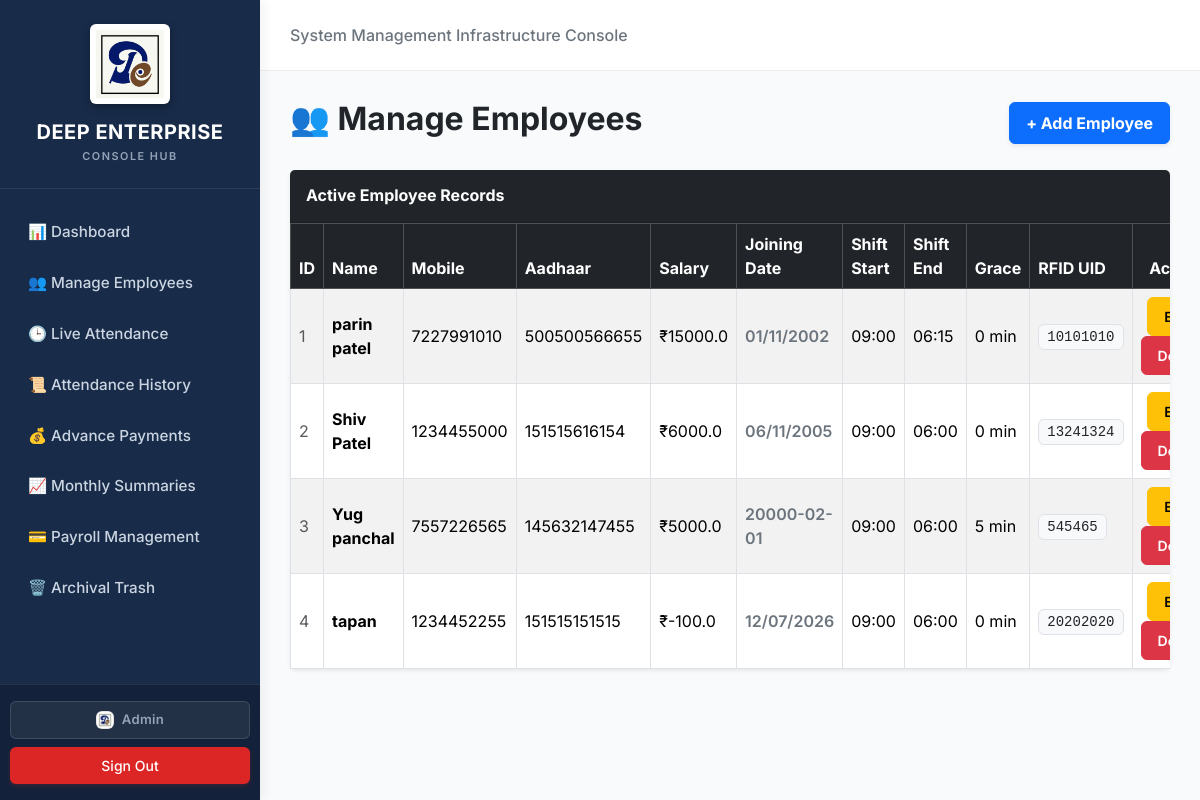
Page /employees (signed in) on the committed database.
### tables this page shows
CREATE TABLE employees(
    id INTEGER PRIMARY KEY AUTOINCREMENT,
    name TEXT NOT NULL,
    mobile TEXT,
    aadhaar TEXT,
    joining_date TEXT,
    monthly_salary REAL,
    shift_start TEXT,
    shift_end TEXT,
    grace_minutes INTEGER DEFAULT 15,
    rfid_uid TEXT,
    status TEXT DEFAULT 'Active',
    deleted_date TEXT
);

### app.py (the view)
@app.route("/employees")
def employees():
    if not session.get("logged_in"):
        return redirect("/login")
    conn = sqlite3.connect("database.db")
    cursor = conn.cursor()
    cursor.execute("SELECT * FROM employees WHERE status = 'Active'")
    employees = cursor.fetchall()
    conn.close()
    return render_template("employees.html", employees=employees)

### app.py (called while the page is built)
@app.template_filter('format_date')
def format_date_filter(value):
    if not value:
        return ""
    try:
        return datetime.strptime(value, "%Y-%m-%d").strftime("%d/%m/%Y")
    except:
        return value

### templates/employees.html (shortened to what this page needs)
{% extends 'base.html' %}
{% block content %}
<div class="d-flex justify-content-between align-items-center mb-4">
    <h2 class="fw-bold text-dark">👥 Manage Employees</h2>
    <a href="/add_employee" class="btn btn-primary fw-bold shadow-sm">+ Add Employee</a>
</div>
<div class="card shadow-sm border-0">
    <div class="card-header bg-dark text-white py-3">
        <h5 class="card-title mb-0 fs-6 fw-bold">Active Employee Records</h5>
    </div>
    <div class="card-body p-0">
        <div class="table-responsive">
            <table class="table table-bordered table-striped table-hover mb-0 align-middle">
                <thead class="table-dark">
                    <tr>
                        <th>ID</th>
                        <th>Name</th>
                        <th>Mobile</th>
                        <th>Aadhaar</th>
                        <th>Salary</th>
                        <th>Joining Date</th> <th>Shift Start</th>
                        <th>Shift End</th>
                        <th>Grace</th>
                        <th>RFID UID</th>
                        <th class="text-center">Actions</th>
                    </tr>
                </thead>
                <tbody>
                    {% for employee in employees %}
                    <tr>
                        <td class="text-muted">{{ employee[0] }}</td>
                        <td><strong>{{ employee[1] }}</strong></td>
                        <td>{{ employee[2] }}</td>
                        <td>{{ employee[3] }}</td>
                        <td>₹{{ employee[5] }}</td>
                        <td class="text-secondary fw-semibold">{{ employee[4] | format_date }}</td>
                        <td>{{ employee[6] }}</td>
                        <td>{{ employee[7] }}</td>
                        <td>{{ employee[8] }} min</td>
                        <td><code class="text-dark bg-light px-2 py-1 rounded border">{{ employee[9] }}</code></td>
                        <td class="text-center">
                            <a href="/edit_employee/{{ employee[0] }}" class="btn btn-warning btn-sm me-1 fw-semibold">Edit</a>
                            <a href="/delete_employee/{{ employee[0] }}" class="btn btn-danger btn-sm fw-semibold"
                               onclick="return confirm('Move employee to trash?');">Delete</a>
                        </td>
                    </tr>
                    {% else %}
                    <tr>
                        <td colspan="11" class="text-center text-muted py-5">
                            No active employee profiles found in the database.
                        </td>
                    </tr>
                    {% endfor %}
                </tbody>
            </table>
        </div>
    </div>
</div>
{% endblock %}

### templates/base.html (shortened to what this page needs)
<!DOCTYPE html>
<html lang="en">
<head>
    <link href="https://cdn.jsdelivr.net/npm/bootstrap@5.3.2/dist/css/bootstrap.min.css" rel="stylesheet">
</head>
<body>
    <div class="sidebar d-flex flex-column justify-content-between">
        <div class="sidebar-top">
            <div class="sidebar-brand d-flex flex-column align-items-center text-center">
                <img src="{{ url_for('static', filename='logo.jpeg') }}"
                     alt="DEEP ENTERPRISE Logo"
                     class="img-fluid rounded mb-3"
                     style="width: 80px; height: 80px; object-fit: contain; background: #ffffff; padding: 6px; box-shadow: 0 3px 8px rgba(0,0,0,0.3);">
                <div class="d-flex flex-column align-items-center">
                    <span class="fw-bold tracking-wide text-white m-0" style="font-size: 1.25rem; letter-spacing: 0.5px; line-height: 1.2;">DEEP ENTERPRISE</span>
                    <span class="fw-semibold text-uppercase mt-1" style="font-size: 0.68rem; letter-spacing: 1.5px; color: #94a3b8 !important;">Console Hub</span>
                </div>
            </div>
            <ul class="sidebar-menu">
                <li class="sidebar-item">
                    <a href="/" class="sidebar-link">📊 Dashboard</a>
                </li>
                <li class="sidebar-item">
                    <a href="/employees" class="sidebar-link">👥 Manage Employees</a>
                </li>
                <li class="sidebar-item">
                    <a href="/attendance" class="sidebar-link">🕒 Live Attendance</a>
                </li>
                <li class="sidebar-item">
                    <a href="/attendance_history" class="sidebar-link">📜 Attendance History</a>
                </li>
                <li class="sidebar-item">
                    <a href="/advances" class="sidebar-link">💰 Advance Payments</a>
                </li>
                <li class="sidebar-item">
                    <a href="/attendance_summary" class="sidebar-link">📈 Monthly Summaries</a>
                </li>
                <li class="sidebar-item">
                    <a href="/payroll" class="sidebar-link">💳 Payroll Management</a>
                </li>
                <li class="sidebar-item">
                    <a href="/trash" class="sidebar-link">🗑️ Archival Trash</a>
                </li>
            </ul>
        </div>
        <div class="sidebar-footer">
            <div class="d-flex flex-column gap-2" style="width: 100%;">
                <div class="admin-badge-interactive d-flex align-items-center justify-content-center gap-2 py-2" style="width: 100%; min-width: 0;">
                    <img src="{{ url_for('static', filename='logo.jpeg') }}"
                         alt="Mini Logo"
                         class="rounded"
                         style="width: 18px; height: 18px; object-fit: contain; background: #ffffff; padding: 1px; flex-shrink: 0; border: 1px solid rgba(0,0,0,0.1);">
                    <span style="white-space: nowrap; flex-shrink: 0;">Admin</span>
                </div>
                <a href="/logout" class="btn btn-sm btn-signout-interactive w-100 py-2 text-center text-decoration-none">
                    Sign Out
                </a>
            </div>
        </div>
    </div>
    <div class="top-navbar d-flex align-items-center">
        <div class="text-secondary fw-medium fs-6">System Management Infrastructure Console</div>
    </div>
    <div class="main-wrapper">
        <div class="container-fluid p-0">
            {% block content %}{% endblock %}
        </div>
    </div>
</body>
</html>

### templates/base.html (style rules this page uses)
:root { --sidebar-width: 260px; --primary-bg: #182b49; --accent-hover: #223c66; --light-canvas: #f8fafc; }
body { font-family: 'Inter', sans-serif; background-color: var(--light-canvas); color: #334155; overflow-x: hidden; }
.sidebar { position: fixed; top: 0; bottom: 0; left: 0; width: var(--sidebar-width); background-color: var(--primary-bg); z-index: 100; box-shadow: 4px 0 10px rgba(0, 0, 0, 0.05); transition: all 0.3s ease; display: flex; flex-direction: column; justify-content: space-between; }
.sidebar-top { width: 100%; }
.sidebar-brand { padding: 24px 16px; border-bottom: 1px solid rgba(255, 255, 255, 0.08); }
.sidebar-menu { padding: 20px 12px; list-style: none; margin: 0; }
.sidebar-item { margin-bottom: 4px; }
.sidebar-link { display: flex; align-items: center; padding: 12px 16px; color: #cbd5e1; text-decoration: none; border-radius: 6px; font-weight: 500; font-size: 0.95rem; transition: all 0.2s ease; }
.sidebar-footer { padding: 16px 10px; border-top: 1px solid rgba(255, 255, 255, 0.08); width: 100%; background-color: rgba(0, 0, 0, 0.2); }
.admin-badge-interactive { font-size: 0.82rem; font-weight: 600; letter-spacing: 0.3px; background-color: rgba(255, 255, 255, 0.07); border: 1px solid rgba(255, 255, 255, 0.12); color: #94a3b8; border-radius: 6px; transition: all 0.25s ease; width: 100%; }
.btn-signout-interactive { background-color: #dc2626; color: #ffffff; font-weight: 600; border: none; border-radius: 6px; transition: all 0.25s cubic-bezier(0.4, 0, 0.2, 1); box-shadow: 0 2px 4px rgba(220, 38, 38, 0.2); }
.top-navbar { position: fixed; top: 0; right: 0; left: var(--sidebar-width); height: 70px; background-color: #ffffff; box-shadow: 0 1px 0 rgba(0, 0, 0, 0.05); z-index: 99; padding: 0 30px; }
.main-wrapper { margin-left: var(--sidebar-width); padding: 100px 30px 40px 30px; min-height: 100vh; }
.btn { font-weight: 500; border-radius: 6px; padding: 8px 16px; }

### rows in the picture
employees: id "1", name "parin patel", mobile "7227991010", aadhaar "500500566655", monthly_salary "15000.0", joining_date "01/11/2002", shift_start "09:00", shift_end "06:15", grace_minutes "0", rfid_uid "10101010"
employees: id "2", name "Shiv Patel", mobile "1234455000", aadhaar "151515616154", monthly_salary "6000.0", joining_date "06/11/2005", shift_start "09:00", shift_end "06:00", grace_minutes "0", rfid_uid "13241324"
employees: id "3", name "Yug panchal", mobile "7557226565", aadhaar "145632147455", monthly_salary "5000.0", joining_date "20000-02-01", shift_start "09:00", shift_end "06:00", grace_minutes "5", rfid_uid "545465"
employees: id "4", name "tapan", mobile "1234452255", aadhaar "151515151515", monthly_salary "-100.0", joining_date "12/07/2026", shift_start "09:00", shift_end "06:00", grace_minutes "0", rfid_uid "20202020"
